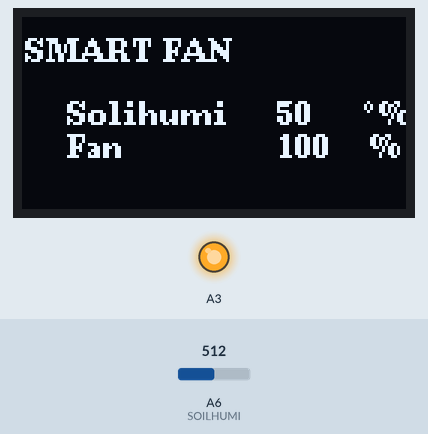
This sketch was run on a simulated Arduino Nano, built with avr-gcc and run on an emulated ATmega328P. On the bench: 128×64 one-colour display, output pins drawn as LEDs (lit = HIGH). The inputs (shaded band) are chosen by the test bench; at power-on: A6 (SOILHUMI) = 512.

Above: at 1.2 s.
1.3 s: A6 (SOILHUMI) set to 709
At 2.7 s:
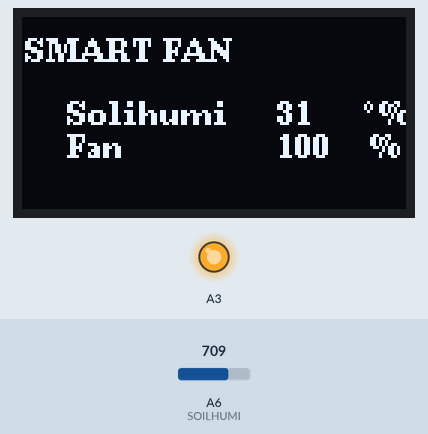
3.0 s: A6 (SOILHUMI) set to 742
At 3.8 s:
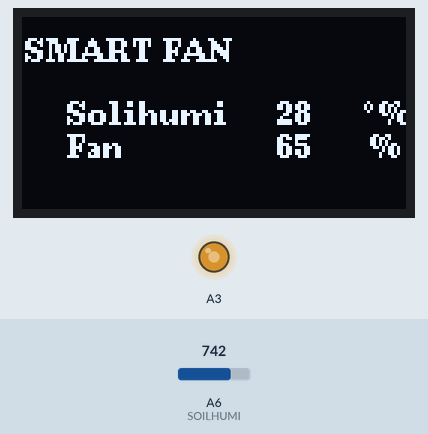
4.7 s: A6 (SOILHUMI) set to 780
At 5.6 s:
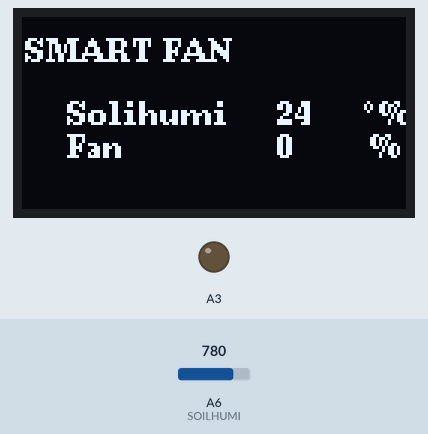
6.4 s: A6 (SOILHUMI) set to 511
At 6.49 s:
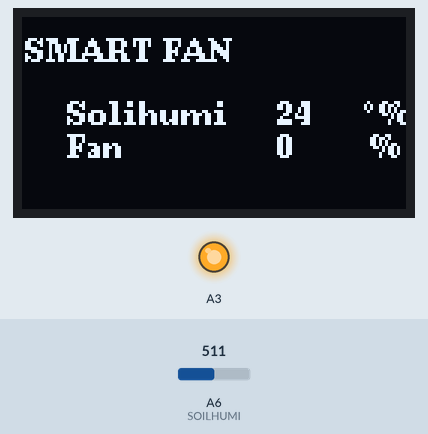
Timing chart, 0 to 9.0 s (numbered marks = the images above; inputs shaded):
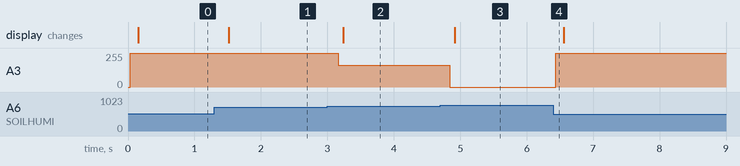

Measured:
- the behaviour switches between 726 and 727 on A6 (SOILHUMI) (found by bisection; images 1 and 2)
- the behaviour switches between 767 and 768 on A6 (SOILHUMI) (found by bisection; images 2 and 3)
- after the input at 1.3 s, the display: changes after 0.22 s (image 1)
- after the input at 3.0 s, A3: 255/255 → 164/255 after 0.16 s; the display: changes after 0.24 s (image 2)
- after the input at 4.7 s, A3: 164/255 → 0/255 after 0.14 s; the display: changes after 0.22 s (image 3)
- after the input at 6.4 s, A3: 0/255 → 255/255 at once

The sketch:

sketch_exercise2.ino
```cpp
#include <U8g2lib.h>
U8G2_SH1106_128X64_NONAME_F_HW_I2C u8g2(U8G2_R0,/*reset=*/U8X8_PIN_NONE);
#define SOILHUMI A6
#include <SoftPWM.h>

SOFTPWM_DEFINE_CHANNEL(A3);

int Soilhumi = 0;
int Fan = 0;

void OLEDdraw(){
  u8g2.clearBuffer();

  u8g2.setFont(u8g2_font_ncenB08_te);
  u8g2.drawStr(1,15,"SMART FAN");

  u8g2.drawStr(15,36,"Solihumi");
  u8g2.setCursor(85,36);
  u8g2.print(Soilhumi);
  u8g2.drawStr(114,36,"\xb0");
  u8g2.drawStr(119,36,"%");

  u8g2.drawStr(15,47,"Fan");
  u8g2.setCursor(85,47);
  u8g2.print(Fan);
  u8g2.drawStr(116,47,"%");

  u8g2.sendBuffer();
}

void setup(){
  u8g2.begin();
  SoftPWM.begin(490);
  pinMode(SOILHUMI, INPUT);
}

void loop(){
    Soilhumi = map(analogRead(SOILHUMI),0,1023,100,0);

    if (Soilhumi >= 30){
        Fan = 100;
        SoftPWM.set(Fan);
    }
    else if (Soilhumi <= 25){
        Fan = 0;
        SoftPWM.set(Fan);
    }
    else{
        Fan = 65;
        SoftPWM.set(Fan);
    }

    OLEDdraw();
 }
```
